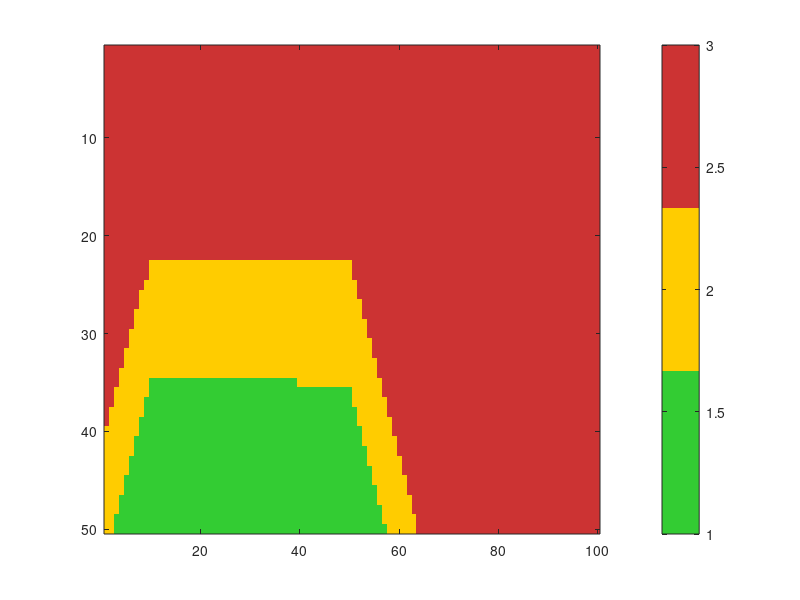

MATLAB code for this plot: (Note: this script raises an error after producing the figure.)
% =========================================================================
% OPTIMIZACIÓN DE LAYOUT DE ALMACÉN - MÉTODO DEL ÍNDICE f (DISEÑO ABC)
% =========================================================================
clear; clc; close all;

%% 1. VARIABLES AJUSTABLES (PARÁMETROS DE ENTRADA)
% -------------------------------------------------------------------------
% Dimensiones de la cuadrícula (ej. 50 filas x 100 columnas = 5000 estanterías)
num_filas = 50; 
num_cols = 100;
total_estanterias = num_filas * num_cols;

% Posiciones de las puertas o puntos de E/S [Fila, Columna]
% Puedes añadir tantas filas a esta matriz como puertas quieras.
puertas = [
    1, 50;      % Puerta 1 (Salida): Centro de la pared superior
    50, 10;     % Puerta 2 (Entrada): Esquina inferior izquierda
    50, 50      % Puerta 3 (Salida): Esquina inferior derecha
];

% Porcentaje de entradas/salidas (Pi) por cada puerta (deben sumar 1)
% El vector debe tener el mismo número de elementos que puertas.
P = [0.25, 0.50, 0.25]; 

% Porcentajes de inventario ABC
pct_A = 0.15;   % 15% Alta rotación
pct_B = 0.15;   % 15% Media rotación
pct_C = 0.70;   % 70% Baja rotación

%% 2. CÁLCULO DEL ÍNDICE f PARA CADA CELDA DE LA MATRIZ
% -------------------------------------------------------------------------
% Inicializamos la matriz de los índices f
matriz_f = zeros(num_filas, num_cols);
num_puertas = size(puertas, 1);

% Recorremos cada celda de la cuadrícula
for r = 1:num_filas
    for c = 1:num_cols
        f_val = 0;
        % Sumatorio de Pi * Dik para todas las puertas
        for d = 1:num_puertas
            % Cálculo de Dik usando Distancia Rectilínea (Manhattan)
            distancia_ik = abs(r - puertas(d, 1)) + abs(c - puertas(d, 2));
            f_val = f_val + P(d) * distancia_ik;
        end
        % Asignamos el valor calculado a la celda
        matriz_f(r, c) = f_val;
    end
end

%% 3. ASIGNACIÓN ABC (ZONIFICACIÓN)
% -------------------------------------------------------------------------
% Calculamos el número de estanterías exactas para cada categoría
num_A = round(total_estanterias * pct_A);
num_B = round(total_estanterias * pct_B);
num_C = total_estanterias - num_A - num_B; % El resto para asegurar que suman el total

% Convertimos la matriz en un vector columna para ordenarla fácilmente
% sort nos devuelve los valores ordenados de menor a mayor y sus índices originales
[~, indices_ordenados] = sort(matriz_f(:));

% Creamos la matriz de asignación final (1=A, 2=B, 3=C)
matriz_ABC = zeros(num_filas, num_cols);

% Asignamos Producto A (menor f, posiciones más cercanas/favorables)
matriz_ABC(indices_ordenados(1:num_A)) = 1;

% Asignamos Producto B (siguientes posiciones)
matriz_ABC(indices_ordenados(num_A + 1 : num_A + num_B)) = 2;

% Asignamos Producto C (las posiciones con mayor f, más alejadas)
matriz_ABC(indices_ordenados(num_A + num_B + 1 : end)) = 3;

%% 4. VISUALIZACIÓN GRÁFICA DEL RESULTADO
% -------------------------------------------------------------------------
figure('Name', 'Zonificación ABC del Almacén', 'NumberTitle', 'off');
imagesc(matriz_ABC);

% Configuración de colores: Verde (A), Amarillo (B), Rojo (C)
colormap([0.2 0.8 0.2; 1 0.8 0; 0.8 0.2 0.2]); 

% Ajustes estéticos del gráfico
colorbar('Ticks', [1.33, 2, 2.66], 'TickLabels', {'Zona A (15%)', 'Zona B (15%)', 'Zona C (70%)'});
title('Distribución Óptima de Estanterías (Método del Índice f)');
xlabel('Columnas');
ylabel('Filas');
axis equal tight;
hold on;

% Dibujamos las puertas en el plano para referenciar
for d = 1:num_puertas
    plot(puertas(d, 2), puertas(d, 1), 'kx', 'MarkerSize', 12, 'LineWidth', 3);
    text(puertas(d, 2) + 2, puertas(d, 1), sprintf('P%d', d), 'FontWeight', 'bold');
end
hold off;

%% 5. FIGURA 2: VISUALIZACIÓN DEL MAPA DE VALORES f
% -------------------------------------------------------------------------
figure('Name', 'Mapa de Valores f', 'NumberTitle', 'off');
% Mostramos la matriz_f directamente
imagesc(matriz_f);

% Usamos un mapa de calor clásico (jet o parula). 'jet' va de azul (bajo) a rojo (alto).
colormap(gca, jet); 
c = colorbar;
c.Label.String = 'Valor del índice f (Coste logístico)';
title('Mapa de Calor del Índice f (Suma ponderada de distancias)');
xlabel('Columnas');
ylabel('Filas');
axis equal tight;
hold on;

% Dibujamos las puertas con color blanco para que resalten sobre los colores fuertes
for d = 1:num_puertas
    plot(puertas(d, 2), puertas(d, 1), 'wx', 'MarkerSize', 12, 'LineWidth', 3);
    text(puertas(d, 2) + 2, puertas(d, 1), sprintf('P%d', d), 'Color', 'white', 'FontWeight', 'bold');
end
hold off;
